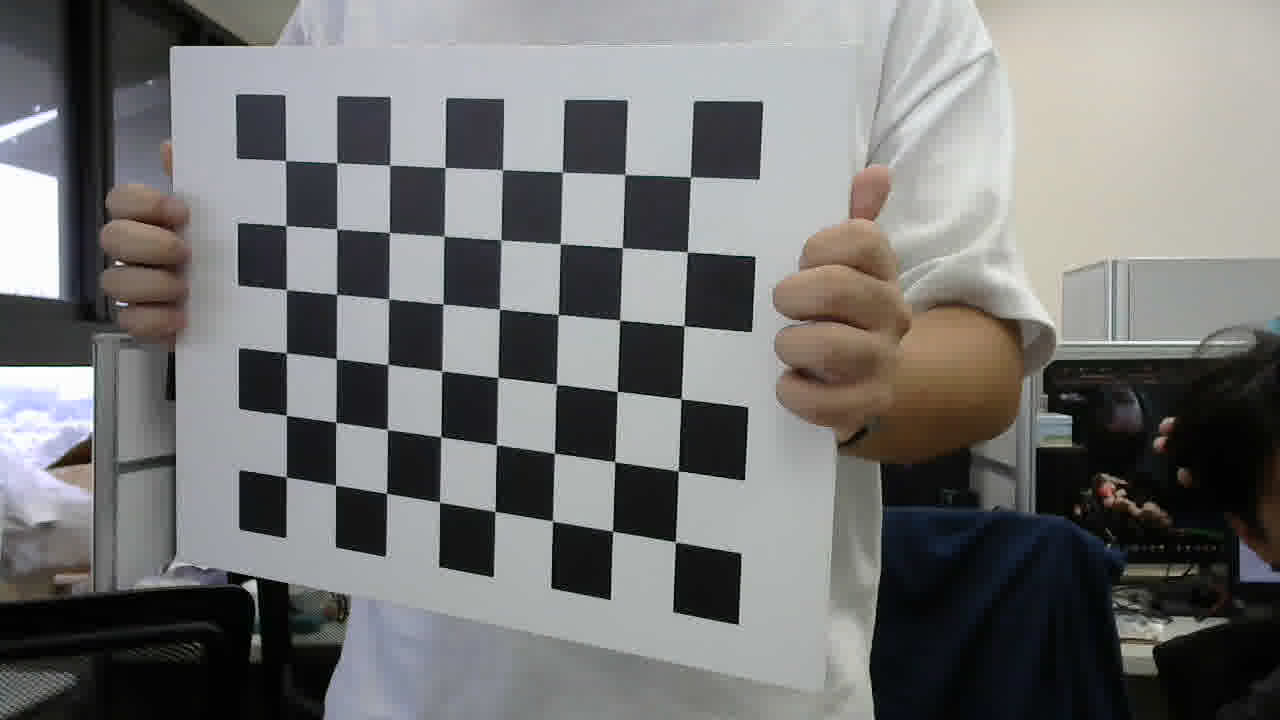
//> input picture calibration_images/calibration_images_106.jpg, 1280 x 720 px; its folder holds 4 pictures in this run
$ ./findkd   (built with g++ and OpenCV 4)
//> lines starting //> are read from the running program, lines starting //| are printed output that depends on the picture
#include <opencv2/opencv.hpp>
#include <opencv2/core.hpp>
#include <opencv2/calib3d.hpp>
#include <opencv2/imgproc.hpp>
#include <opencv2/highgui.hpp>
#include <iostream>
#include <vector>

// 定義棋盤格尺寸
const int CHECKERBOARD_ROWS = 6;  // 行數（棋盤格的內角點）
const int CHECKERBOARD_COLS = 8;  // 列數（棋盤格的內角點）

struct KD {
    // 相機內參矩陣與失真係數
    cv::Mat K;
    cv::Mat D;
}kd;

struct KD findKD() {   //(std::string& path) {
    // 定義棋盤格的內角點數量
    cv::Size patternSize(CHECKERBOARD_COLS, CHECKERBOARD_ROWS);

    // 儲存校正用圖像中的3D世界座標和2D圖像座標點
    std::vector<std::vector<cv::Point3f>> objectPoints; // 世界座標系中的3D點
    std::vector<std::vector<cv::Point2f>> imagePoints;  // 圖像座標系中的2D點

    // 準備棋盤格的3D世界座標點（假設棋盤格大小為1單位）
    std::vector<cv::Point3f> objectCorners;
    for (int i = 0; i < CHECKERBOARD_ROWS; ++i) {
        for (int j = 0; j < CHECKERBOARD_COLS; ++j) {
            objectCorners.push_back(cv::Point3f(j, i, 0.0f));
        }
    }

    // 讀取校正用的多張圖像（在實際應用中，應該使用自己的圖片）
    std::vector<cv::String> images;
    cv::glob("../calibration_images/*.jpg", images); // 讀取所有棋盤格圖像

    cv::Size imageSize;
    for (const auto& imageFile : images) {
        cv::Mat image = cv::imread(imageFile);
//> image is the input picture: 720 rows x 1280 cols, CV_8UC3; mean B, G, R 116.3, 116.9, 116.9
        if (image.empty()) {
            std::cerr << "Could not open image: " << imageFile << std::endl;
            continue;
        }

        // 轉換為灰度圖
        cv::Mat gray;
        cv::cvtColor(image, gray, cv::COLOR_BGR2GRAY);
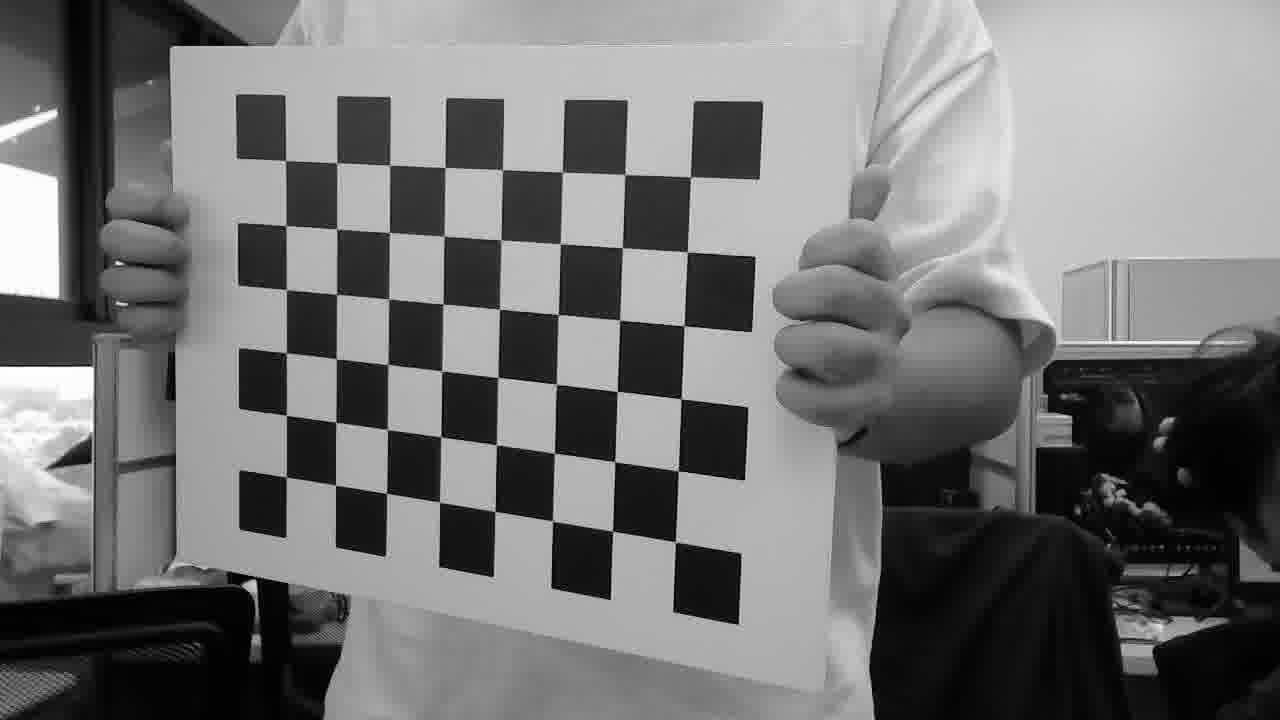
//> gray: 720 rows x 1280 cols, CV_8UC1; min 0, max 255, mean 116.9

        // 找到棋盤格的內角點
        std::vector<cv::Point2f> corners;
        bool found = cv::findChessboardCorners(gray, patternSize, corners,
        cv::CALIB_CB_ADAPTIVE_THRESH | cv::CALIB_CB_FAST_CHECK | cv::CALIB_CB_NORMALIZE_IMAGE);
//> corners = 48 Points (x, y), first 12: [284.8, 161.3], [336.3, 161.8], [390.4, 164.2], [444.8, 167.7], [501.3, 170.6], [563.5, 173.2], [624.2, 175.2], [691, 178.6], [286.7, 226.2], [337.3, 228.6], [389.2, 231.9], [444, 236.3]; found = true

        if (found) {
            // 進一步提高角點精度
            cv::cornerSubPix(gray, corners, cv::Size(11, 11), cv::Size(-1, -1),
            cv::TermCriteria(cv::TermCriteria::EPS + cv::TermCriteria::COUNT, 30, 0.001));
//> corners = 48 Points (x, y), first 12: [285.4, 160.6], [336.9, 162.8], [389.5, 165], [444.9, 167.4], [502.3, 169.7], [562.4, 172.2], [625.1, 174.4], [690.4, 177.2], [285.8, 225.6], [336.8, 229], [389.4, 232.5], [444.2, 236.2]

            // 當找到所有角點後，儲存這些點
            imagePoints.push_back(corners);
//> imagePoints = 1 point lists
            objectPoints.push_back(objectCorners);

           // 畫出角點並顯示
           // cv::drawChessboardCorners(image, patternSize, corners, found);
           // cv::imshow("Chessboard Corners", image);
           // cv::waitKey(100);  // 短暫顯示每張棋盤格圖像
        }
    }
//> pass 2 of the loop in findKD, `for (const auto& imageFile : images)`:
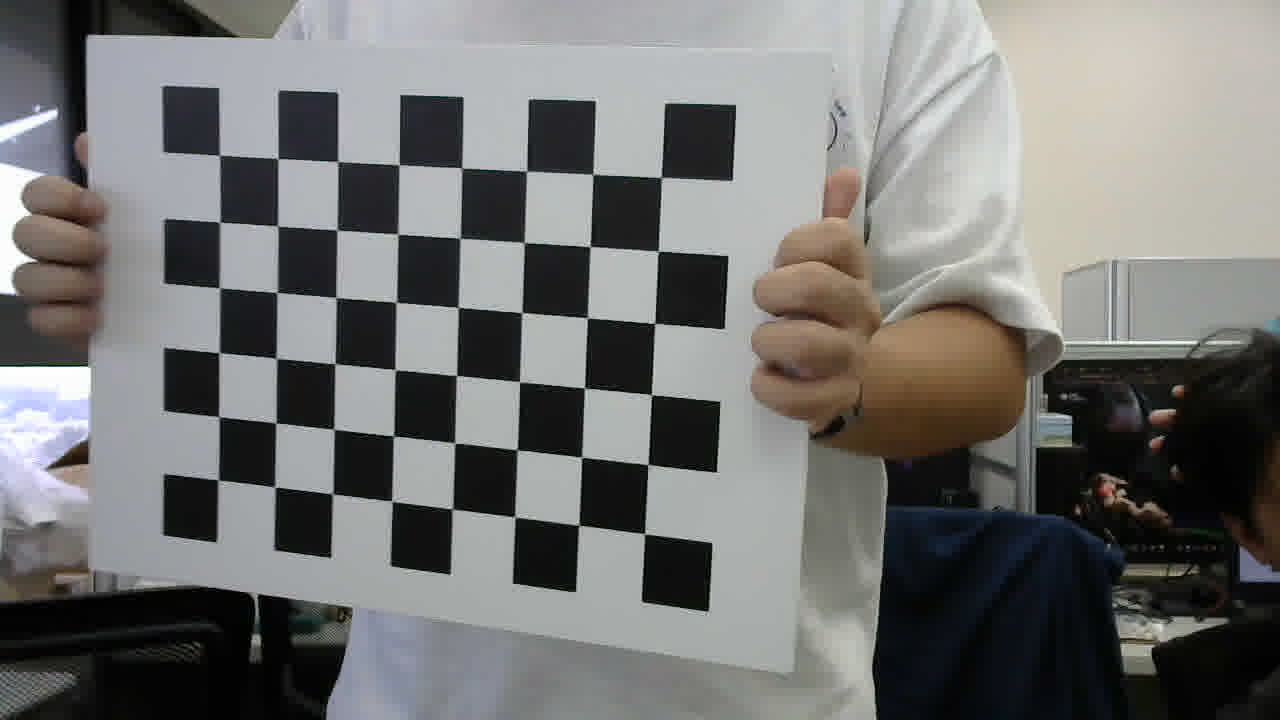
//> input picture calibration_images/calibration_images_109.jpg, 1280 x 720 px
//> in findKD, image is the input picture: 720 rows x 1280 cols, CV_8UC3; mean B, G, R 114.5, 115.8, 115.9
//> in findKD, `cv::cvtColor(image, gray, cv::COLOR_BGR2GRAY);`:
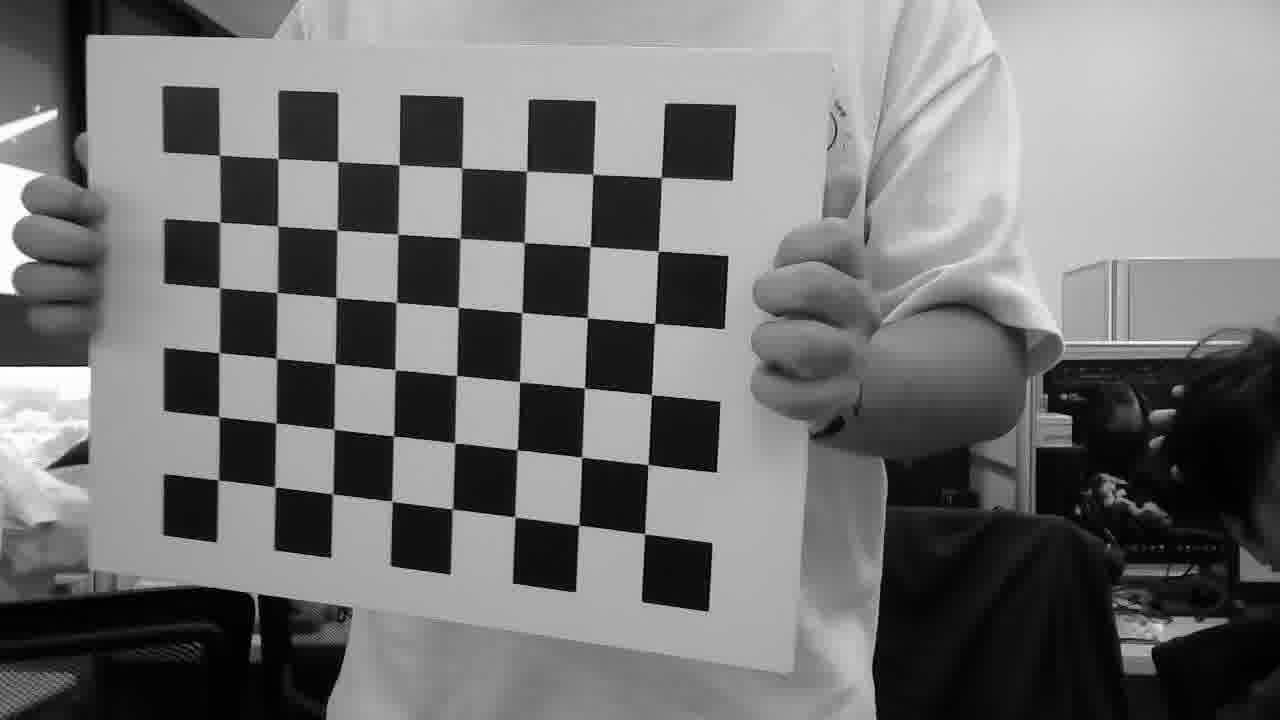
//> gray: 720 rows x 1280 cols, CV_8UC1; min 0, max 255, mean 115.7
//> in findKD, `bool found = cv::findChessboardCorners(gray, patternSize, corners, cv:..`: corners = 48 Points (x, y), first 12: [220.6, 154.4], [278.3, 159], [338, 161.5], [399.6, 164.9], [461.6, 167.6], [527.4, 172.2], [591.9, 174.6], [661, 177.5], [218.3, 222], [278.1, 224.9], [335.4, 229.1], [397.8, 234.2]
//> in findKD, `cv::cornerSubPix(gray, corners, cv::Size(11, 11), cv::Size(-1, -1), cv..`: corners = 48 Points (x, y), first 12: [219.5, 155.3], [277.8, 158.5], [337.8, 161.7], [399.1, 164.8], [461.6, 167.8], [526.5, 171.3], [593.1, 174.3], [661.2, 177.4], [219.8, 222.1], [277.6, 225.9], [337.1, 230], [397.9, 234.1]
//> imagePoints = 2 point lists
//> pass 3 of the loop in findKD, `for (const auto& imageFile : images)`:
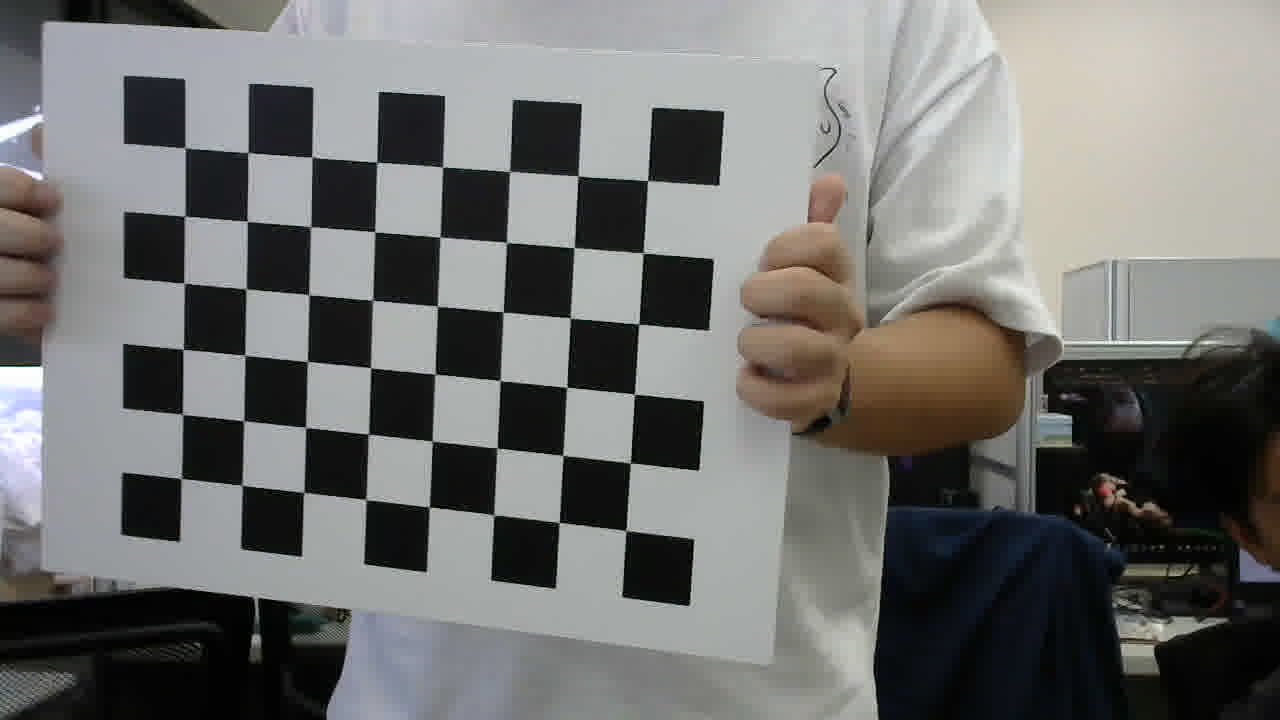
//> input picture calibration_images/calibration_images_111.jpg, 1280 x 720 px
//> in findKD, image is the input picture: 720 rows x 1280 cols, CV_8UC3; mean B, G, R 112.3, 114.1, 114.1
//> in findKD, `cv::cvtColor(image, gray, cv::COLOR_BGR2GRAY);`:
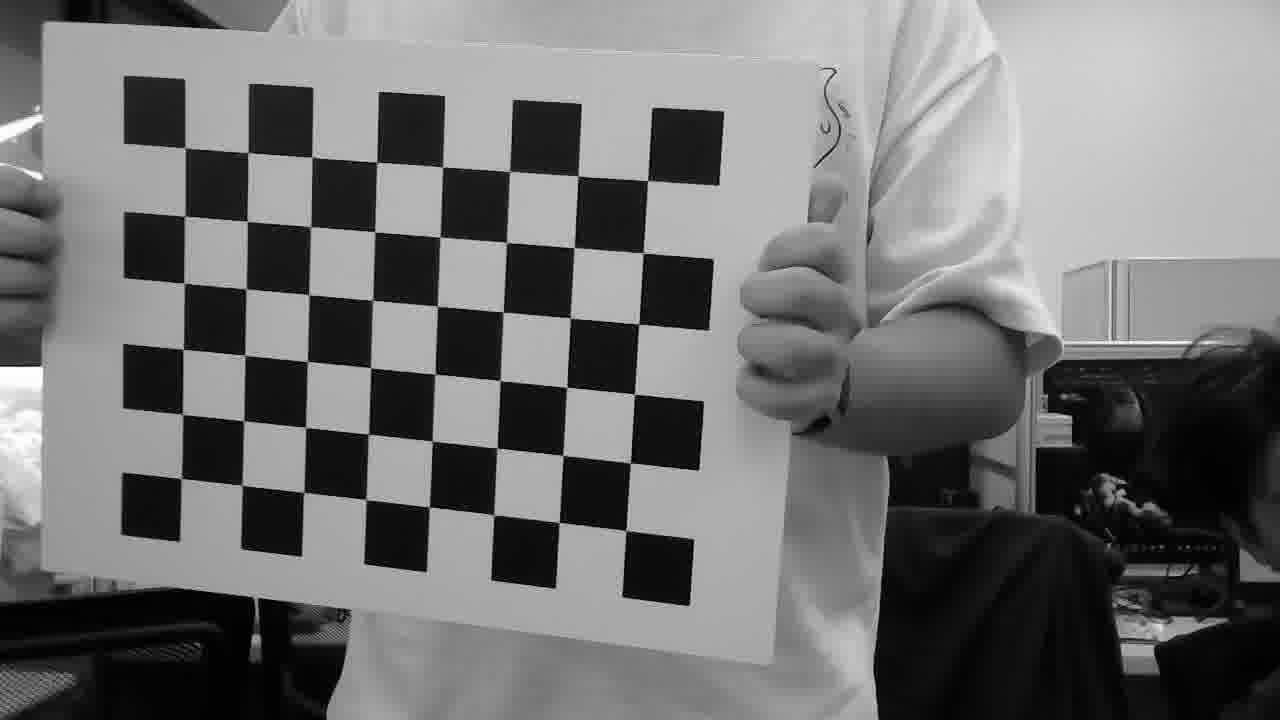
//> gray: 720 rows x 1280 cols, CV_8UC1; min 0, max 254, mean 113.9
//> in findKD, `bool found = cv::findChessboardCorners(gray, patternSize, corners, cv:..`: corners = 48 Points (x, y), first 12: [184.3, 148.8], [247.7, 151.7], [311.6, 156.8], [377.5, 162], [442.1, 167.7], [510.4, 172.6], [578.1, 175.7], [647.6, 180.8], [183.9, 216.6], [247.1, 221.3], [311.6, 227.4], [374.5, 231.5]
//> in findKD, `cv::cornerSubPix(gray, corners, cv::Size(11, 11), cv::Size(-1, -1), cv..`: corners = 48 Points (x, y), first 12: [185.1, 147.9], [247.9, 152.6], [312, 156.9], [376.8, 162.3], [442.6, 167.2], [509.6, 171.4], [578, 176.1], [647.6, 180.6], [184.6, 216.4], [247.1, 221.2], [310.5, 226.7], [374.7, 231.7]
//> imagePoints = 3 point lists
//> the loop made 4 passes; the first 3 are shown

    std::vector<cv::Mat> rvecs, tvecs;  // 儲存旋轉向量和位移向量

    // 進行相機標定
    imageSize = cv::imread(images[0]).size(); // 使用第一張圖片的大小
//> imageSize = Size(1280, 720)
    double rms = cv::fisheye::calibrate(objectPoints, imagePoints, imageSize, kd.K, kd.D, rvecs, tvecs,
        cv::fisheye::CALIB_RECOMPUTE_EXTRINSIC |
        cv::fisheye::CALIB_CHECK_COND |
        cv::fisheye::CALIB_FIX_SKEW);

    //std::cout << "RMS error: " << rms << std::endl;

    cv::destroyAllWindows();//
    cv::FileStorage fs("../calibration_images/kd.yml", cv::FileStorage::WRITE); // 修改此為儲存檔案的路徑
    if (fs.isOpened()) {
        fs << "K" << kd.K;
        fs << "D" << kd.D;
        fs.release();
    }
    return kd;
}

int main()
{
    //std::string& path="../calibration_images/*.jpg";
    kd=findKD();
    std::cout << "Camera matrix (K):" << std::endl << kd.K << std::endl;
    std::cout << "Distortion coefficients (D):" << std::endl << kd.D << std::endl;
    return 0;
}
